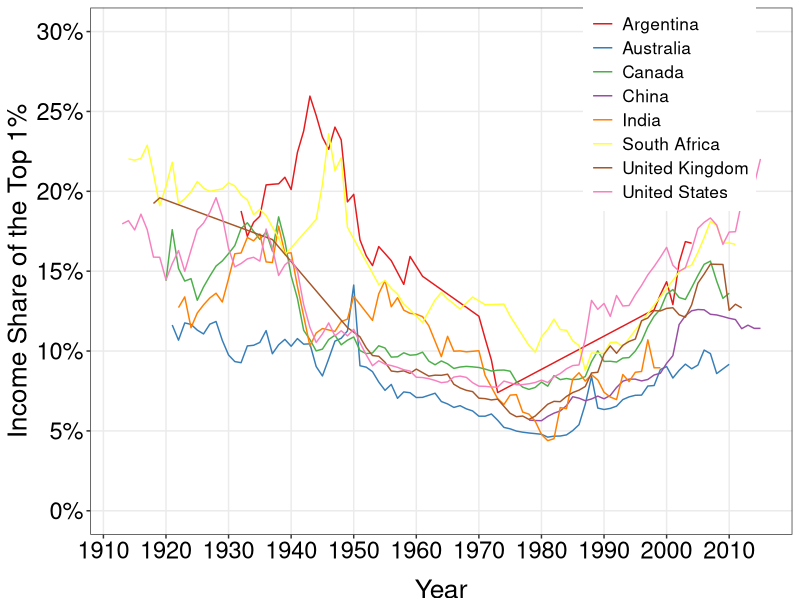
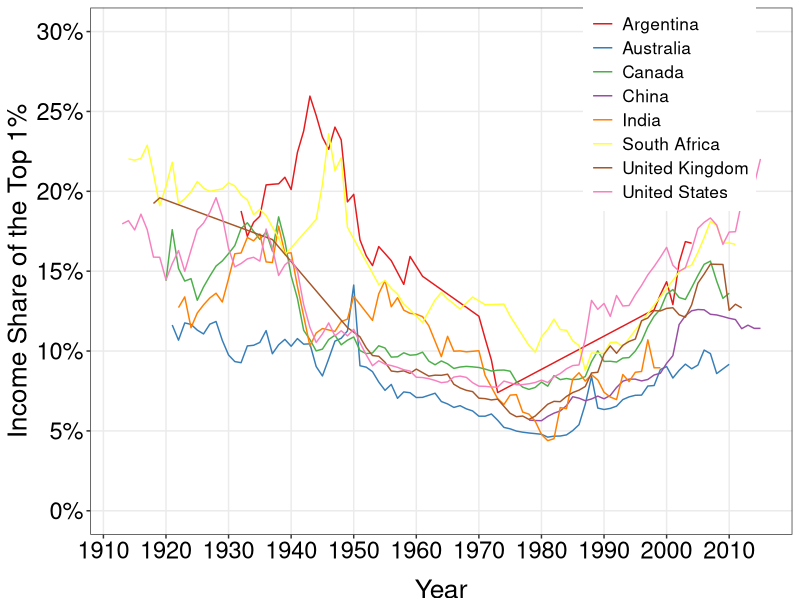

These charts were generated, in order, by the following R code:
require(shape)
library(tidyverse)
library(lubridate)
library(openxlsx)
library(readxl)

income_share <- read_excel("capitalism/income_share.xlsx")

COL <- c("#7fc97f", "#beaed4", "#fdc086", "#ffff99", "#386cb0", "#f0027f", "#bf5b17", "#666666")
COLA <- c("#e0f3db", "#99d8c9","#66c2a4","#41ae76", "#238b45", "#005824", "#f0027f")
COLB <- c("#c6dbef", "#4eb3d3", "#2b8cbe", "#0868ac","#084081", "#9e9ac8","#f0027f")
COLC <- c("#fcfbfd", "#efedf5", "#dadaeb", "#bcbddc", "#9e9ac8", "#807dba", "#6a51a3", "#54278f", "#3f007d")
COLD <- c("#DA3030","#41ae76","#F7DE04", "#4eb3d3","#AE82FF","#386cb0","#F48318","#FA328A", "#DA3030")

#Cleaning the wealth share data. Source: CORE
income_share_gathered <- income_share %>% 
  gather(Country, income_share, c("Australia", "Argentina", "Canada", "China", "India", "South Africa", "United Kingdom", "United States") )

income_share1 <- income_share_gathered[-c(1, 105, 209, 313, 417, 521, 625, 729), ]

income_share2 <- income_share1 %>%
  mutate(Year = ifelse(Country == "Australia", ...1, ifelse(Country == "Argentina", ...3, ifelse(Country == "Canada", ...5, ifelse(Country == "China", ...7, ifelse(Country == "India", ...9, ifelse(Country == "South Africa", ...11, ifelse(Country == "United Kingdom", ...13, ifelse(Country == "United States", ...15, NA)))))))))

income_share2$income_share = as.numeric(as.character(income_share2$income_share))

income_share3 <- income_share2 %>%
  select(-c("...1", "...3", "...5", "...7", "...9", "...11", "...13", "...15")) %>%
  filter(!is.na(income_share)) %>%
  mutate(income_share_decimal = (income_share)/100)

#Plotting the data
income_share_plot <- ggplot(income_share3, aes(x = Year, y = income_share_decimal, group = Country, color = Country)) +
  geom_line() +
  ylab("Income Share of the Top 1%") +
  scale_y_continuous(breaks = seq(0, 0.3, by = 0.05), labels = scales::percent_format(accuracy = 1), limits = c(0,0.3)) +
  scale_x_continuous(breaks = seq(1910, 2015, by = 10)) +
  scale_color_brewer(palette = "Set1") +
  theme_bw() +
  theme(panel.grid.minor = element_blank(),
        legend.position = c(0.825, 0.81),
        legend.title = element_blank(),
        axis.title.y = element_text(size = 19, vjust = 1),
        axis.title.x = element_text(size = 19, vjust = -1),
        legend.text = element_text(size = 12.5),
        axis.text.x = element_text(size = 17, angle = 0, color = "black"),
        axis.text.y = element_text(size = 17, color = "black")
        ) 

print(income_share_plot)

#Save plot to PDF
ggsave(income_share_plot, filename = "income_share_top_1percent.pdf",
       path = "capitalism",
       width = 9, height = 7, units = "in")
